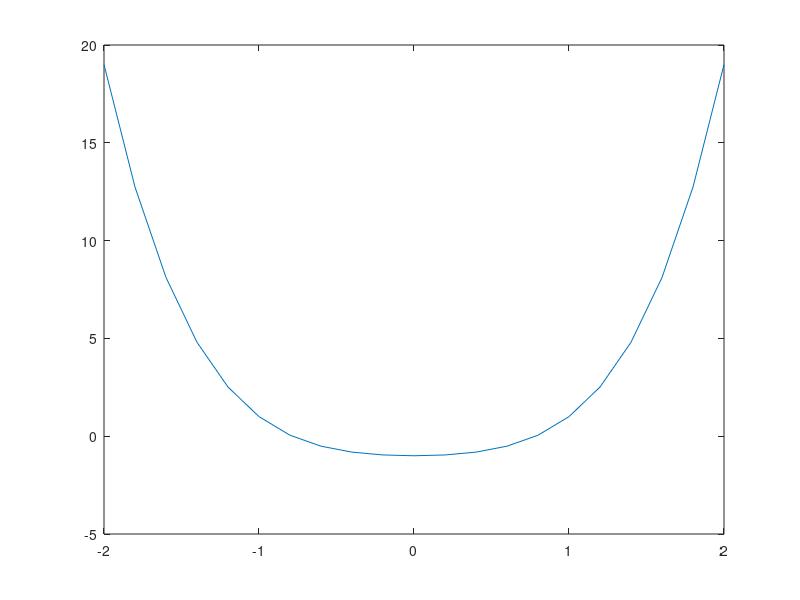

Write the MATLAB code that produced this figure.
% Question 6

x = -2:0.2:2;

a = x.^4;
b = x.^2; 
y = a + b - 1; 

roots = [1 0 1 0 -1];
z = [-2 -1 0 1 2];
p = polyval(roots,z)
roots

plot(x,y)

